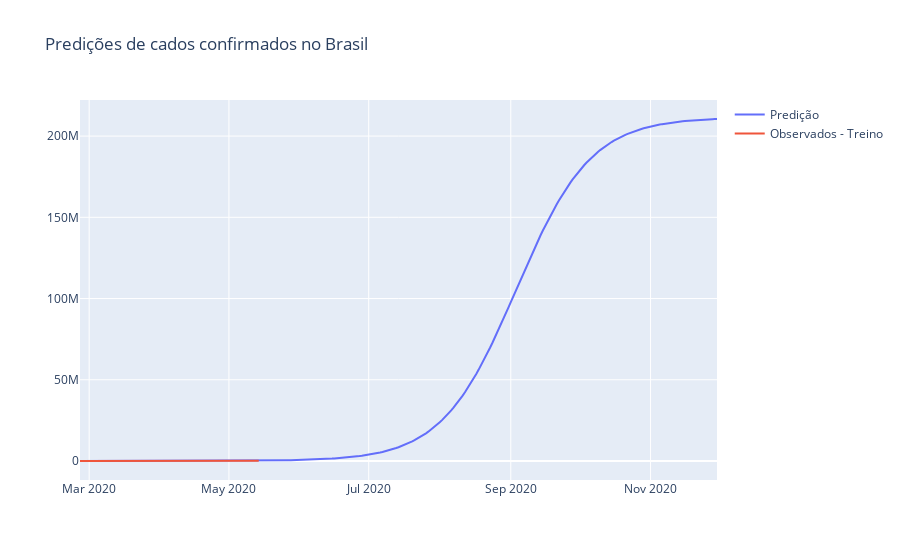

Notebook code cell kept with this figure:
### Code cell
fig = go.Figure()
fig.add_trace(go.Scatter(x=forecast.ds, y=forecast.yhat, name='Predição'))
#fig.add_trace(go.Scatter(x=test.index, y=test, name='Observados - Teste'))
fig.add_trace(go.Scatter(x=train.ds, y=train.y, name='Observados - Treino'))
fig.update_layout(title='Predições de cados confirmados no Brasil')
fig.show()
